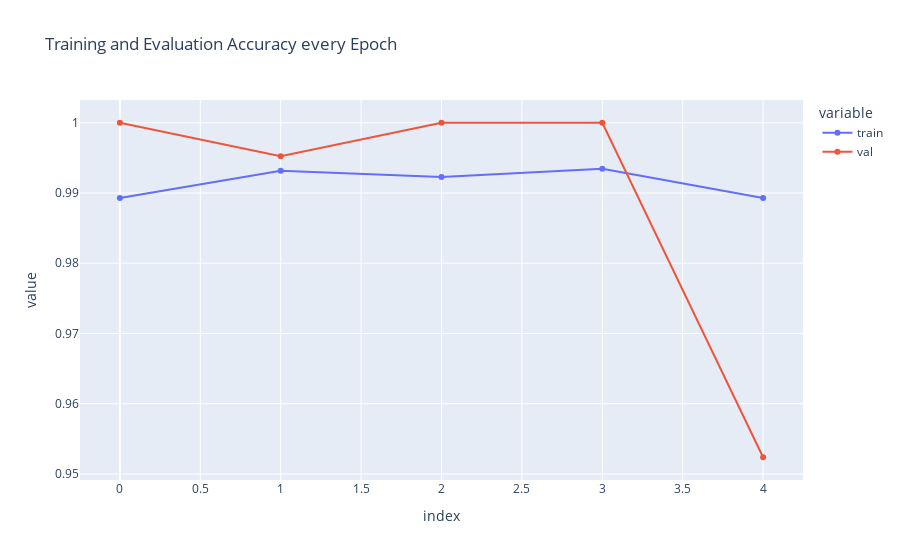

The cell this chart's notebook holds for it:
### Code cell
from plotly.offline import iplot, init_notebook_mode
import plotly.express as px

init_notebook_mode(connected=True)

acc = pd.DataFrame({'train': history.history['acc'], 'val': history.history['val_acc']})

fig = px.line(acc, x=acc.index, y=acc.columns[0::], title='Training and Evaluation Accuracy every Epoch', markers=True)
fig.show()

### Figure 1 — Plotly figure (JSON) as saved in the notebook; plotly's stock layout.template omitted (floating-point values rounded to 4 significant figures)
{"data": [{"hovertemplate": "variable=train<br>index=%{x}<br>value=%{y}<extra></extra>", "legendgroup": "train", "line": {"color": "#636efa", "dash": "solid"}, "marker": {"symbol": "circle"}, "mode": "lines+markers", "name": "train", "orientation": "v", "showlegend": true, "type": "scatter", "x": [0, 1, 2, 3, 4], "xaxis": "x", "y": [0.9893, 0.9932, 0.9923, 0.9935, 0.9893], "yaxis": "y"}, {"hovertemplate": "variable=val<br>index=%{x}<br>value=%{y}<extra></extra>", "legendgroup": "val", "line": {"color": "#EF553B", "dash": "solid"}, "marker": {"symbol": "circle"}, "mode": "lines+markers", "name": "val", "orientation": "v", "showlegend": true, "type": "scatter", "x": [0, 1, 2, 3, 4], "xaxis": "x", "y": [1, 0.9952, 1, 1, 0.9524], "yaxis": "y"}], "layout": {"legend": {"title": {"text": "variable"}, "tracegroupgap": 0}, "title": {"text": "Training and Evaluation Accuracy every Epoch"}, "xaxis": {"anchor": "y", "domain": [0, 1], "title": {"text": "index"}}, "yaxis": {"anchor": "x", "domain": [0, 1], "title": {"text": "value"}}}}
